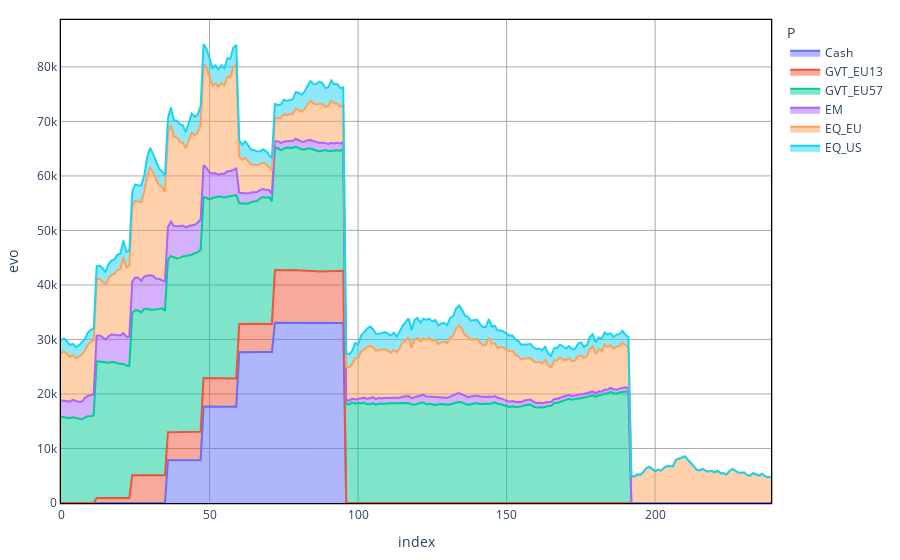
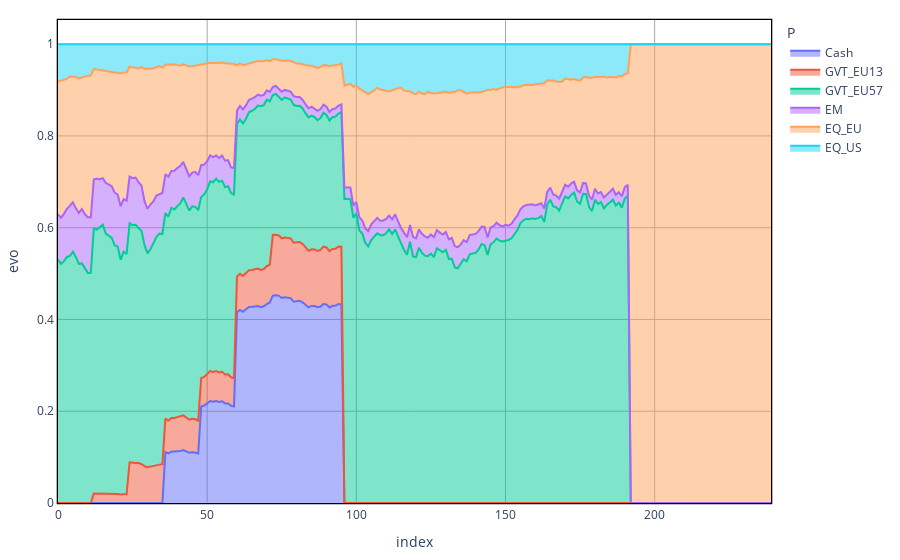

Here is the notebook cell these charts were saved with, in order:
### Code cell
n_scen = 5
#print([solution[l][n_scen].varValue for l in Lt])
Q_nscen = np.zeros(shape = (len(P),len(L)))
Val_tl = {}
i = -1
At = sorted(list(problem.assets.period.values()))
label_period = [[k, v] for k,v in problem.assets.period.items()]
label_value = [[k, v] for k,v in problem.assets.value.items()]
period_value_df = pd.DataFrame(label_period, columns = ["Label", "Period"]).merge(pd.DataFrame(label_value, columns = ["Label", "Value"]))

for p in P:
    i = i+1
    Val_tl[p] = np.zeros(shape = (len(T), len(L)))
    for l in np.arange(len(L)):
        for t in np.arange(len(T)):
            if t < problem.liabilities.period[L[l]]:
                new_asset_label = period_value_df.loc[period_value_df.Period == t , "Label" ].values
                new_asset = [problem.solution.asset_part[a][L[l]][p] for a in new_asset_label]
                if t==0:
                    Val_tl[p][t,l] = sum(new_asset)*np.exp(Scenario[p][n_scen][t])
                else:
                    Val_tl[p][t,l] = (Val_tl[p][t-1,l] + sum(new_asset))*np.exp(Scenario[p][n_scen][t])

            elif t == problem.liabilities.period[L[l]]:
                Q_nscen[i,l] = Val_tl[p][t-1,l]
    
Val_end_t = {}
for p in P:
    Val_end_t[p] = np.zeros(shape = (len(T)))
    for t in np.arange(len(T)):
        new_asset_label = period_value_df.loc[period_value_df.Period == t , "Label" ].values
        new_asset = [problem.solution.asset_end_part[a][p] for a in new_asset_label]
        if t==0:
            Val_end_t[p][t] = sum(new_asset)*np.exp(Scenario[p][n_scen][t])
        else:
            Val_end_t[p][t] = (Val_end_t[p][t-1] + sum(new_asset))*np.exp(Scenario[p][n_scen][t])


Val_t = {}
for p in P:
    Val_t[p] = np.sum(Val_tl[p], axis = 1) + Val_end_t[p] 

AssetAllocationNominal = pd.DataFrame(Val_t)
AssetAllocationNominal[AssetAllocationNominal<0] = 0
AAN_perc = AssetAllocationNominal.divide(AssetAllocationNominal.sum(axis=1), axis=0)

AssetAllocationNominal = AssetAllocationNominal.reset_index()
AssetAllocationNominal = AssetAllocationNominal.melt(id_vars=['index'], var_name='P', value_name='evo')
plt = px.area(AssetAllocationNominal, x="index", y = "evo", color = "P" )
plt = standardized_chart(plt)
plt.show()

AAN_perc = AAN_perc.reset_index()
AAN_perc = AAN_perc.melt(id_vars=['index'], var_name='P', value_name='evo')
plt = px.area(AAN_perc, x="index", y = "evo", color = "P" )
plt = standardized_chart(plt)
plt.show()

### Figure 1 — Plotly figure (JSON) as saved in the notebook; plotly's stock layout.template omitted (floating-point values rounded to 4 significant figures; data arrays with more than 128 entries replaced by an {"elided": "..."} marker saying what was removed)
{"data": [{"hovertemplate": "P=Cash<br>index=%{x}<br>evo=%{y}<extra></extra>", "legendgroup": "Cash", "line": {"color": "#636efa"}, "mode": "lines", "name": "Cash", "orientation": "v", "showlegend": true, "stackgroup": "1", "type": "scatter", "x": {"elided": "240 int values"}, "xaxis": "x", "y": {"elided": "240 float values"}, "yaxis": "y"}, {"hovertemplate": "P=GVT_EU13<br>index=%{x}<br>evo=%{y}<extra></extra>", "legendgroup": "GVT_EU13", "line": {"color": "#EF553B"}, "mode": "lines", "name": "GVT_EU13", "orientation": "v", "showlegend": true, "stackgroup": "1", "type": "scatter", "x": {"elided": "240 int values"}, "xaxis": "x", "y": {"elided": "240 float values"}, "yaxis": "y"}, {"hovertemplate": "P=GVT_EU57<br>index=%{x}<br>evo=%{y}<extra></extra>", "legendgroup": "GVT_EU57", "line": {"color": "#00cc96"}, "mode": "lines", "name": "GVT_EU57", "orientation": "v", "showlegend": true, "stackgroup": "1", "type": "scatter", "x": {"elided": "240 int values"}, "xaxis": "x", "y": {"elided": "240 float values"}, "yaxis": "y"}, {"hovertemplate": "P=EM<br>index=%{x}<br>evo=%{y}<extra></extra>", "legendgroup": "EM", "line": {"color": "#ab63fa"}, "mode": "lines", "name": "EM", "orientation": "v", "showlegend": true, "stackgroup": "1", "type": "scatter", "x": {"elided": "240 int values"}, "xaxis": "x", "y": {"elided": "240 float values"}, "yaxis": "y"}, {"hovertemplate": "P=EQ_EU<br>index=%{x}<br>evo=%{y}<extra></extra>", "legendgroup": "EQ_EU", "line": {"color": "#FFA15A"}, "mode": "lines", "name": "EQ_EU", "orientation": "v", "showlegend": true, "stackgroup": "1", "type": "scatter", "x": {"elided": "240 int values"}, "xaxis": "x", "y": {"elided": "240 float values"}, "yaxis": "y"}, {"hovertemplate": "P=EQ_US<br>index=%{x}<br>evo=%{y}<extra></extra>", "legendgroup": "EQ_US", "line": {"color": "#19d3f3"}, "mode": "lines", "name": "EQ_US", "orientation": "v", "showlegend": true, "stackgroup": "1", "type": "scatter", "x": {"elided": "240 int values"}, "xaxis": "x", "y": {"elided": "240 float values"}, "yaxis": "y"}], "layout": {"legend": {"title": {"text": "P"}, "tracegroupgap": 0}, "margin": {"b": 20, "l": 20, "r": 20, "t": 20}, "paper_bgcolor": "white", "plot_bgcolor": "white", "showlegend": true, "xaxis": {"anchor": "y", "domain": [0, 1], "gridcolor": "darkgray", "gridwidth": 1, "linecolor": "black", "linewidth": 1.3, "mirror": true, "showgrid": true, "showline": true, "title": {"text": "index"}}, "yaxis": {"anchor": "x", "domain": [0, 1], "gridcolor": "darkgray", "gridwidth": 1, "linecolor": "black", "linewidth": 1.3, "mirror": true, "showgrid": true, "showline": true, "title": {"text": "evo"}}}}

### Figure 2 — Plotly figure (JSON) as saved in the notebook; plotly's stock layout.template omitted (floating-point values rounded to 4 significant figures; data arrays with more than 128 entries replaced by an {"elided": "..."} marker saying what was removed)
{"data": [{"hovertemplate": "P=Cash<br>index=%{x}<br>evo=%{y}<extra></extra>", "legendgroup": "Cash", "line": {"color": "#636efa"}, "mode": "lines", "name": "Cash", "orientation": "v", "showlegend": true, "stackgroup": "1", "type": "scatter", "x": {"elided": "240 int values"}, "xaxis": "x", "y": {"elided": "240 float values"}, "yaxis": "y"}, {"hovertemplate": "P=GVT_EU13<br>index=%{x}<br>evo=%{y}<extra></extra>", "legendgroup": "GVT_EU13", "line": {"color": "#EF553B"}, "mode": "lines", "name": "GVT_EU13", "orientation": "v", "showlegend": true, "stackgroup": "1", "type": "scatter", "x": {"elided": "240 int values"}, "xaxis": "x", "y": {"elided": "240 float values"}, "yaxis": "y"}, {"hovertemplate": "P=GVT_EU57<br>index=%{x}<br>evo=%{y}<extra></extra>", "legendgroup": "GVT_EU57", "line": {"color": "#00cc96"}, "mode": "lines", "name": "GVT_EU57", "orientation": "v", "showlegend": true, "stackgroup": "1", "type": "scatter", "x": {"elided": "240 int values"}, "xaxis": "x", "y": {"elided": "240 float values"}, "yaxis": "y"}, {"hovertemplate": "P=EM<br>index=%{x}<br>evo=%{y}<extra></extra>", "legendgroup": "EM", "line": {"color": "#ab63fa"}, "mode": "lines", "name": "EM", "orientation": "v", "showlegend": true, "stackgroup": "1", "type": "scatter", "x": {"elided": "240 int values"}, "xaxis": "x", "y": {"elided": "240 float values"}, "yaxis": "y"}, {"hovertemplate": "P=EQ_EU<br>index=%{x}<br>evo=%{y}<extra></extra>", "legendgroup": "EQ_EU", "line": {"color": "#FFA15A"}, "mode": "lines", "name": "EQ_EU", "orientation": "v", "showlegend": true, "stackgroup": "1", "type": "scatter", "x": {"elided": "240 int values"}, "xaxis": "x", "y": {"elided": "240 float values"}, "yaxis": "y"}, {"hovertemplate": "P=EQ_US<br>index=%{x}<br>evo=%{y}<extra></extra>", "legendgroup": "EQ_US", "line": {"color": "#19d3f3"}, "mode": "lines", "name": "EQ_US", "orientation": "v", "showlegend": true, "stackgroup": "1", "type": "scatter", "x": {"elided": "240 int values"}, "xaxis": "x", "y": {"elided": "240 float values"}, "yaxis": "y"}], "layout": {"legend": {"title": {"text": "P"}, "tracegroupgap": 0}, "margin": {"b": 20, "l": 20, "r": 20, "t": 20}, "paper_bgcolor": "white", "plot_bgcolor": "white", "showlegend": true, "xaxis": {"anchor": "y", "domain": [0, 1], "gridcolor": "darkgray", "gridwidth": 1, "linecolor": "black", "linewidth": 1.3, "mirror": true, "showgrid": true, "showline": true, "title": {"text": "index"}}, "yaxis": {"anchor": "x", "domain": [0, 1], "gridcolor": "darkgray", "gridwidth": 1, "linecolor": "black", "linewidth": 1.3, "mirror": true, "showgrid": true, "showline": true, "title": {"text": "evo"}}}}
